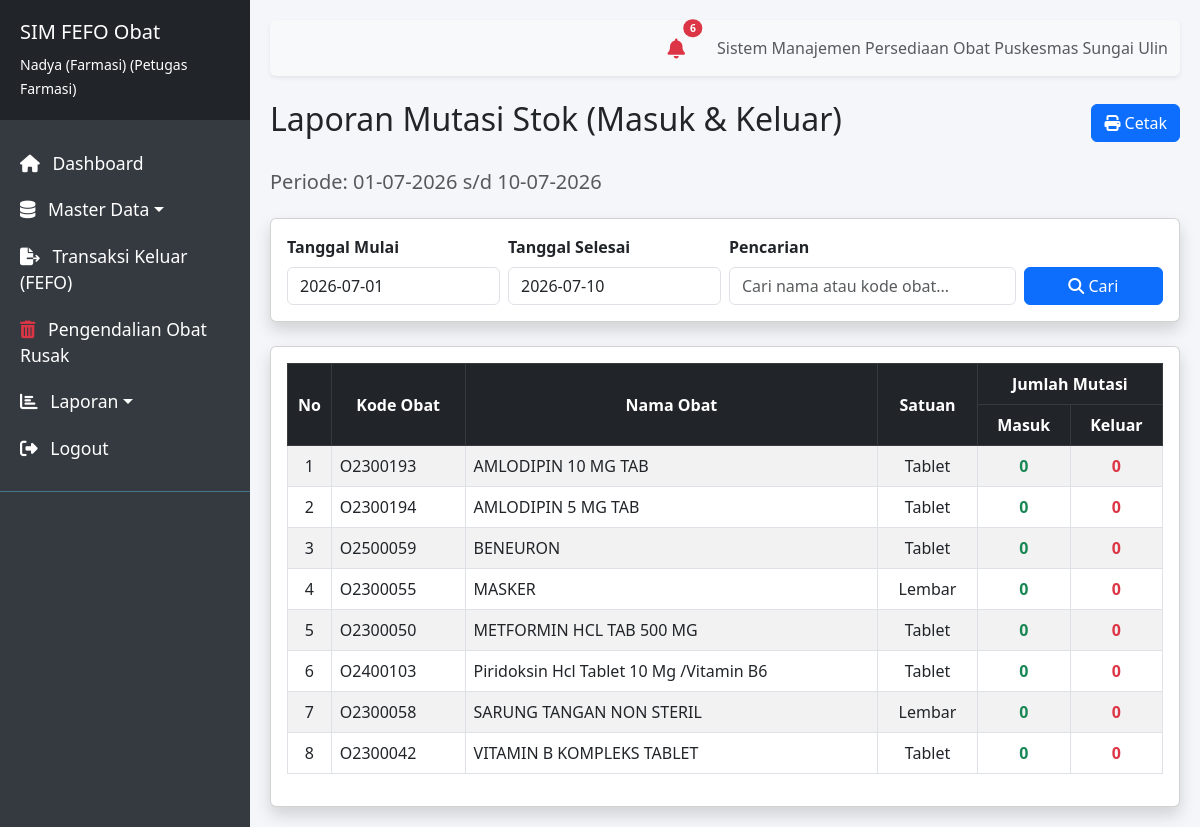
The page /modules/laporan/mutasi.php (signed in) on the database its author committed.
### tables this page shows
CREATE TABLE `obat` (
  `id` int NOT NULL,
  `kode_obat` varchar(20) NOT NULL,
  `nama_obat` varchar(100) NOT NULL,
  `kategori_id` int DEFAULT NULL,
  `satuan_id` int DEFAULT NULL,
  `min_stok` int DEFAULT '0',
  `created_at` timestamp NULL DEFAULT CURRENT_TIMESTAMP
);

CREATE TABLE `satuan` (
  `id` int NOT NULL,
  `nama_satuan` varchar(50) NOT NULL
);

### modules/laporan/mutasi.php (the view, shortened to what this page needs)
<?php
require_once '../../config/database.php';
$tgl_mulai = isset($_GET['tgl_mulai']) ? $_GET['tgl_mulai'] : date('Y-m-01');
$tgl_selesai = isset($_GET['tgl_selesai']) ? $_GET['tgl_selesai'] : date('Y-m-d');
$limit = 10;
$page = isset($_GET['page']) ? (int)$_GET['page'] : 1;
$offset = ($page - 1) * $limit;
$search = isset($_GET['search']) ? mysqli_real_escape_string($conn, $_GET['search']) : '';
$where = "";
$query = "SELECT
            o.id,
            o.kode_obat,
            o.nama_obat,
            s.nama_satuan,
            COALESCE((SELECT SUM(jumlah) FROM detail_masuk dm JOIN transaksi_masuk tm ON dm.transaksi_masuk_id = tm.id WHERE dm.obat_id = o.id AND tm.tgl_masuk BETWEEN '$tgl_mulai' AND '$tgl_selesai'), 0) as total_masuk,
            COALESCE((SELECT SUM(jumlah) FROM detail_keluar dk JOIN transaksi_keluar tk ON dk.transaksi_keluar_id = tk.id WHERE dk.obat_id = o.id AND tk.tgl_keluar BETWEEN '$tgl_mulai' AND '$tgl_selesai'), 0) as total_keluar
          FROM obat o
          LEFT JOIN satuan s ON o.satuan_id = s.id
          $where
          ORDER BY o.nama_obat ASC LIMIT $limit OFFSET $offset";
$mutasi = mysqli_query($conn, $query);
require_once '../../layouts/header.php';
require_once '../../layouts/sidebar.php';
?>
<div class="d-flex justify-content-between align-items-center mb-4 no-print">
    <h2>Laporan Mutasi Stok (Masuk & Keluar)</h2>
    <div class="no-print">
        <button onclick="window.print()" class="btn btn-primary"><i class="fas fa-print"></i> Cetak</button>
    </div>
</div>
<h5 class="no-print mb-4 text-muted">Periode: <?= date('d-m-Y', strtotime($tgl_mulai)); ?> s/d <?= date('d-m-Y', strtotime($tgl_selesai)); ?></h5>
<div class="card shadow mb-4 no-print">
    <div class="card-body">
        <form method="GET" class="row g-2 align-items-end">
            <div class="col-md-3">
                <label class="form-label fw-bold">Tanggal Mulai</label>
                <input type="text" name="tgl_mulai" class="form-control datepicker" value="<?= htmlspecialchars($tgl_mulai) ?>" placeholder="DD-MM-YYYY" required>
            </div>
            <div class="col-md-3">
                <label class="form-label fw-bold">Tanggal Selesai</label>
                <input type="text" name="tgl_selesai" class="form-control datepicker" value="<?= htmlspecialchars($tgl_selesai) ?>" placeholder="DD-MM-YYYY" required>
            </div>
            <div class="col-md-4">
                <label class="form-label fw-bold">Pencarian</label>
                <input type="text" name="search" class="form-control" placeholder="Cari nama atau kode obat..." value="<?= htmlspecialchars($search) ?>">
            </div>
            <div class="col-md-2">
                <button type="submit" class="btn btn-primary w-100"><i class="fas fa-search"></i> Cari</button>
            </div>
        </form>
    </div>
</div>
<div class="card shadow">
    <div class="card-body">
        <table class="table table-bordered table-striped text-center">
            <thead class="table-dark">
                <tr>
                    <th rowspan="2" class="align-middle" width="5%">No</th>
                    <th rowspan="2" class="align-middle">Kode Obat</th>
                    <th rowspan="2" class="align-middle">Nama Obat</th>
                    <th rowspan="2" class="align-middle">Satuan</th>
                    <th colspan="2">Jumlah Mutasi</th>
                </tr>
                <tr>
                    <th>Masuk</th>
                    <th>Keluar</th>
                </tr>
            </thead>
            <tbody>
                <?php $no = $offset + 1; while ($row = mysqli_fetch_assoc($mutasi)): ?>
                <tr>
                    <td><?= $no++; ?></td>
                    <td class="text-start"><?= $row['kode_obat']; ?></td>
                    <td class="text-start"><?= $row['nama_obat']; ?></td>
                    <td><?= $row['nama_satuan']; ?></td>
                    <td><span class="text-success fw-bold"><?= $row['total_masuk']; ?></span></td>
                    <td><span class="text-danger fw-bold"><?= $row['total_keluar']; ?></span></td>
                </tr>
                <?php endwhile; ?>
            </tbody>
        </table>
    </div>
</div>
<?php require_once '../../layouts/footer.php'; ?>

### layouts/header.php (style rules this page uses)
body { font-family: 'Segoe UI', Tahoma, Geneva, Verdana, sans-serif; background-color: #f4f6f9; }

### rows shown on the page
obat: kode_obat "O2300193", nama_obat "AMLODIPIN 10 MG TAB", satuan.nama_satuan "Tablet", total_masuk "0", total_keluar "0"
obat: kode_obat "O2300194", nama_obat "AMLODIPIN 5 MG TAB", satuan.nama_satuan "Tablet", total_masuk "0", total_keluar "0"
obat: kode_obat "O2500059", nama_obat "BENEURON", satuan.nama_satuan "Tablet", total_masuk "0", total_keluar "0"
obat: kode_obat "O2300055", nama_obat "MASKER", satuan.nama_satuan "Lembar", total_masuk "0", total_keluar "0"
obat: kode_obat "O2300050", nama_obat "METFORMIN HCL TAB 500 MG", satuan.nama_satuan "Tablet", total_masuk "0", total_keluar "0"
obat: kode_obat "O2400103", nama_obat "Piridoksin Hcl Tablet 10 Mg /Vitamin B6", satuan.nama_satuan "Tablet", total_masuk "0", total_keluar "0"
obat: kode_obat "O2300058", nama_obat "SARUNG TANGAN NON STERIL", satuan.nama_satuan "Lembar", total_masuk "0", total_keluar "0"
obat: kode_obat "O2300042", nama_obat "VITAMIN B KOMPLEKS TABLET", satuan.nama_satuan "Tablet", total_masuk "0", total_keluar "0"

### other values the page prints
$_SESSION['nama_lengkap'] "Nadya (Farmasi)"
$_SESSION['role'] "Petugas Farmasi"
$total_notif "6"
date('d-m-Y', strtotime($tgl_mulai)) "01-07-2026"
date('d-m-Y', strtotime($tgl_selesai)) "10-07-2026"
